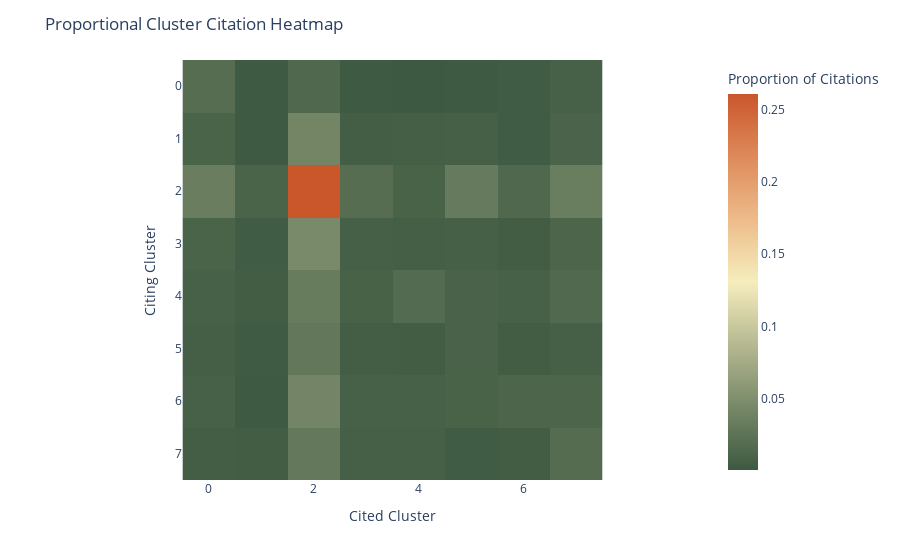

Write notebook code for a chart like this one.
### Code cell
import pandas as pd
import plotly.express as px

# Create a pivot table for the heatmap (citing_cluster as rows, cited_cluster as columns)
heatmap_data = cluster_citation.pivot_table(
    index='citing_cluster', columns='cited_cluster', values='proportion', aggfunc='sum', fill_value=0
)


# Plot heatmap with proportional values
fig = px.imshow(
    heatmap_data,
    labels=dict(x="Cited Cluster", y="Citing Cluster", color="Proportion of Citations"),
    x=heatmap_data.columns,
    y=heatmap_data.index,
    color_continuous_scale='Fall')

# Update layout for better readability
fig.update_layout(
    title="Proportional Cluster Citation Heatmap",
    xaxis_title="Cited Cluster",
    yaxis_title="Citing Cluster",
    coloraxis_colorbar=dict(title="Proportion of Citations")
)

# Show heatmap
fig.show()

### Figure 1 — Plotly figure (JSON) as saved in the notebook; plotly's stock layout.template omitted (floating-point values rounded to 4 significant figures)
{"data": [{"coloraxis": "coloraxis", "hovertemplate": "Cited Cluster: %{x}<br>Citing Cluster: %{y}<br>Proportion of Citations: %{z}<extra></extra>", "name": "0", "type": "heatmap", "x": [0, 1, 2, 3, 4, 5, 6, 7], "xaxis": "x", "y": [0, 1, 2, 3, 4, 5, 6, 7], "yaxis": "y", "z": [[0.01918, 0.001279, 0.01471, 0.001918, 0.0006394, 0.001279, 0.003836, 0.008312], [0.01055, 0.001598, 0.04156, 0.004795, 0.006074, 0.007353, 0.003517, 0.01023], [0.03421, 0.01055, 0.2609, 0.0195, 0.00991, 0.03165, 0.01503, 0.03389], [0.01055, 0.003836, 0.04572, 0.006714, 0.006394, 0.007033, 0.004476, 0.01183], [0.007673, 0.004156, 0.03229, 0.008632, 0.01694, 0.009271, 0.007673, 0.01566], [0.006074, 0.002877, 0.02941, 0.005435, 0.004476, 0.009271, 0.004156, 0.007353], [0.007673, 0.001918, 0.04124, 0.007992, 0.008312, 0.00991, 0.01183, 0.01151], [0.004795, 0.004476, 0.02973, 0.007033, 0.006714, 0.003836, 0.004476, 0.01822]]}], "layout": {"coloraxis": {"colorbar": {"title": {"text": "Proportion of Citations"}}, "colorscale": [[0, "rgb(61, 89, 65)"], [0.1667, "rgb(119, 136, 104)"], [0.3333, "rgb(181, 185, 145)"], [0.5, "rgb(246, 237, 189)"], [0.6667, "rgb(237, 187, 138)"], [0.8333, "rgb(222, 138, 90)"], [1, "rgb(202, 86, 44)"]]}, "margin": {"t": 60}, "title": {"text": "Proportional Cluster Citation Heatmap"}, "xaxis": {"anchor": "y", "constrain": "domain", "domain": [0, 1], "scaleanchor": "y", "title": {"text": "Cited Cluster"}}, "yaxis": {"anchor": "x", "autorange": "reversed", "constrain": "domain", "domain": [0, 1], "title": {"text": "Citing Cluster"}}}}
